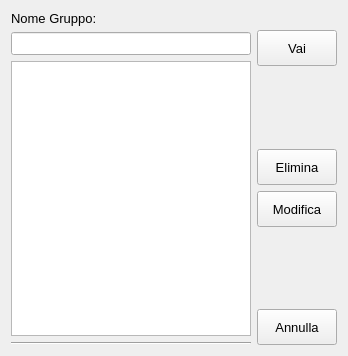
<?xml version="1.0" encoding="UTF-8"?>
<ui version="4.0">
 <class>GroupsWindow</class>
 <widget class="QWidget" name="GroupsWindow">
  <property name="geometry">
   <rect>
    <x>0</x>
    <y>0</y>
    <width>348</width>
    <height>356</height>
   </rect>
  </property>
  <property name="sizePolicy">
   <sizepolicy hsizetype="Expanding" vsizetype="Expanding">
    <horstretch>0</horstretch>
    <verstretch>0</verstretch>
   </sizepolicy>
  </property>
  <property name="font">
   <font>
    <pointsize>10</pointsize>
    <italic>false</italic>
    <hintingpreference>PreferDefaultHinting</hintingpreference>
   </font>
  </property>
  <property name="windowTitle">
   <string>Gruppi </string>
  </property>
  <layout class="QHBoxLayout" name="horizontalLayout">
   <item>
    <layout class="QVBoxLayout" name="verticalLayout_2">
     <item>
      <widget class="QLabel" name="label">
       <property name="sizePolicy">
        <sizepolicy hsizetype="Fixed" vsizetype="Fixed">
         <horstretch>0</horstretch>
         <verstretch>0</verstretch>
        </sizepolicy>
       </property>
       <property name="text">
        <string>Nome Gruppo:</string>
       </property>
      </widget>
     </item>
     <item>
      <widget class="QLineEdit" name="lneGruppo">
       <property name="sizePolicy">
        <sizepolicy hsizetype="Expanding" vsizetype="Fixed">
         <horstretch>0</horstretch>
         <verstretch>0</verstretch>
        </sizepolicy>
       </property>
      </widget>
     </item>
     <item>
      <widget class="QListWidget" name="lstGroups">
       <property name="sizePolicy">
        <sizepolicy hsizetype="Expanding" vsizetype="Expanding">
         <horstretch>0</horstretch>
         <verstretch>0</verstretch>
        </sizepolicy>
       </property>
      </widget>
     </item>
     <item>
      <widget class="Line" name="line">
       <property name="orientation">
        <enum>Qt::Orientation::Horizontal</enum>
       </property>
      </widget>
     </item>
    </layout>
   </item>
   <item>
    <layout class="QVBoxLayout" name="verticalLayout">
     <item>
      <spacer name="verticalSpacer_2">
       <property name="orientation">
        <enum>Qt::Orientation::Vertical</enum>
       </property>
       <property name="sizeType">
        <enum>QSizePolicy::Policy::Fixed</enum>
       </property>
       <property name="sizeHint" stdset="0">
        <size>
         <width>20</width>
         <height>19</height>
        </size>
       </property>
      </spacer>
     </item>
     <item>
      <widget class="QPushButton" name="btnVai">
       <property name="sizePolicy">
        <sizepolicy hsizetype="Fixed" vsizetype="Fixed">
         <horstretch>0</horstretch>
         <verstretch>0</verstretch>
        </sizepolicy>
       </property>
       <property name="minimumSize">
        <size>
         <width>0</width>
         <height>36</height>
        </size>
       </property>
       <property name="text">
        <string>Vai</string>
       </property>
      </widget>
     </item>
     <item>
      <spacer name="verticalSpacer">
       <property name="orientation">
        <enum>Qt::Orientation::Vertical</enum>
       </property>
       <property name="sizeType">
        <enum>QSizePolicy::Policy::Expanding</enum>
       </property>
       <property name="sizeHint" stdset="0">
        <size>
         <width>20</width>
         <height>40</height>
        </size>
       </property>
      </spacer>
     </item>
     <item>
      <widget class="QPushButton" name="btnElimina">
       <property name="sizePolicy">
        <sizepolicy hsizetype="Fixed" vsizetype="Fixed">
         <horstretch>0</horstretch>
         <verstretch>0</verstretch>
        </sizepolicy>
       </property>
       <property name="minimumSize">
        <size>
         <width>0</width>
         <height>36</height>
        </size>
       </property>
       <property name="text">
        <string>Elimina</string>
       </property>
      </widget>
     </item>
     <item>
      <widget class="QPushButton" name="btnMofifica">
       <property name="sizePolicy">
        <sizepolicy hsizetype="Fixed" vsizetype="Fixed">
         <horstretch>0</horstretch>
         <verstretch>0</verstretch>
        </sizepolicy>
       </property>
       <property name="minimumSize">
        <size>
         <width>0</width>
         <height>36</height>
        </size>
       </property>
       <property name="text">
        <string>Modifica</string>
       </property>
      </widget>
     </item>
     <item>
      <spacer name="verticalSpacer_3">
       <property name="orientation">
        <enum>Qt::Orientation::Vertical</enum>
       </property>
       <property name="sizeHint" stdset="0">
        <size>
         <width>20</width>
         <height>40</height>
        </size>
       </property>
      </spacer>
     </item>
     <item>
      <widget class="QPushButton" name="btnClose">
       <property name="sizePolicy">
        <sizepolicy hsizetype="Fixed" vsizetype="Fixed">
         <horstretch>0</horstretch>
         <verstretch>0</verstretch>
        </sizepolicy>
       </property>
       <property name="minimumSize">
        <size>
         <width>0</width>
         <height>36</height>
        </size>
       </property>
       <property name="text">
        <string>Annulla</string>
       </property>
      </widget>
     </item>
    </layout>
   </item>
  </layout>
 </widget>
 <resources/>
 <connections/>
</ui>
